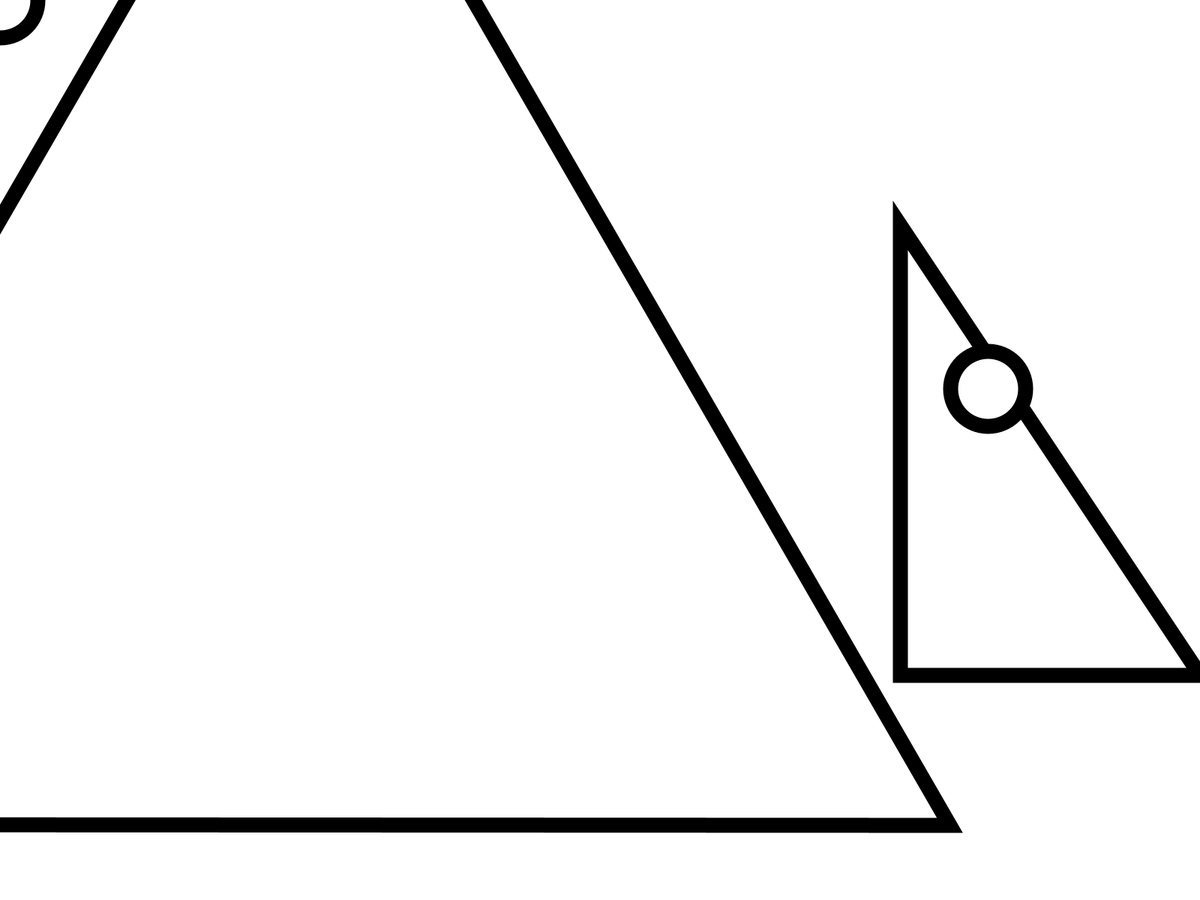
Frame 1 (no input)
Frame 60 (the mouse pressed at the canvas centre just before this capture): identical to frame 1, image omitted
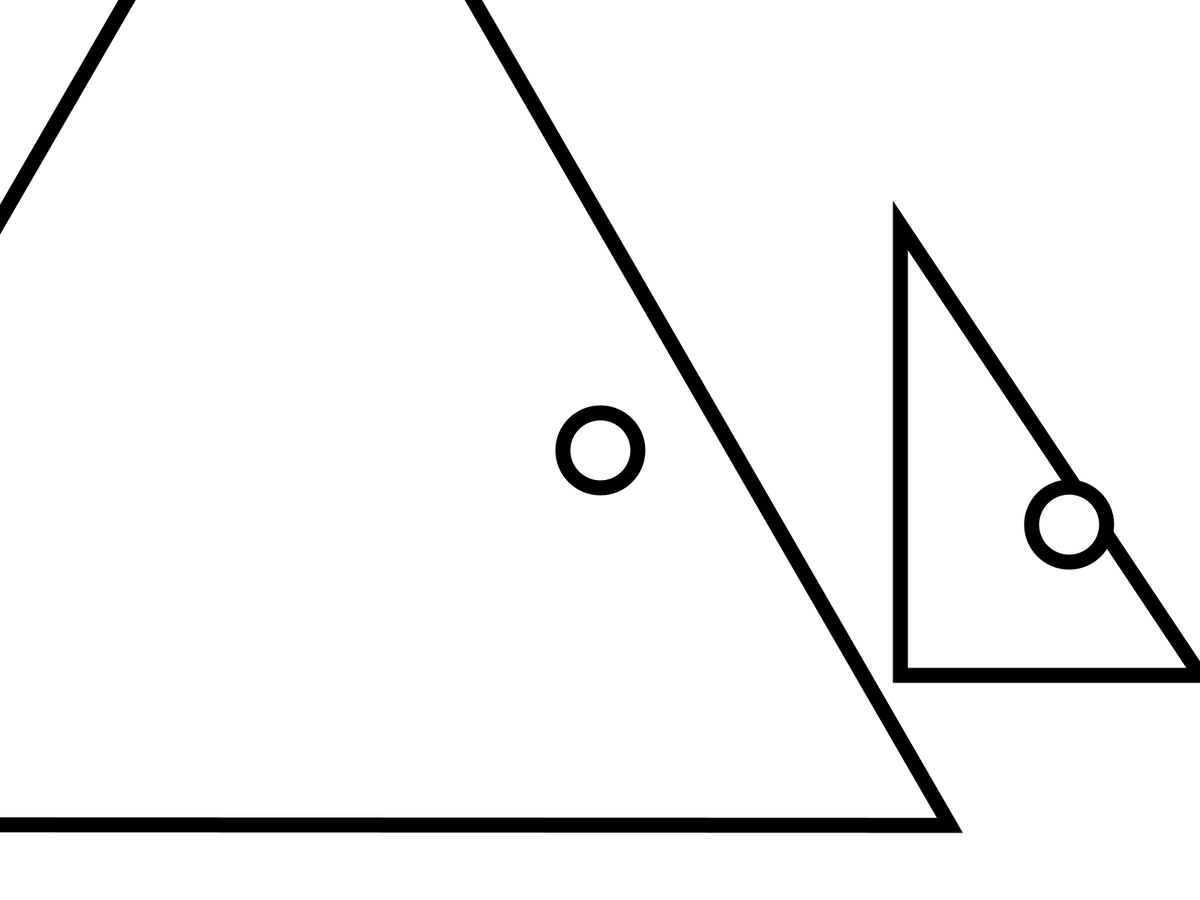
Frame 120 (the mouse held since frame 60 and released just before this capture)

The Processing sketch that drew these frames (run headless with seeded random() and noise(); from frame 60 on, the mouse is pressed at the canvas centre):

// Processing sketch: TriangleUVW
// ── TriangleUVW.pde
Triangle fromT;
Triangle toT;

void setup(){
  fullScreen();
  strokeWeight(20);
  ArrayList<PVector> vertices = polygon(-width/4, 0, 3, 1000);
  fromT = new Triangle(vertices.get(0), vertices.get(1), vertices.get(2));
  toT = new Triangle(new PVector(width/4, -height/4), new PVector(width/2, height/4), new PVector(width/4, height/4));
}

void draw(){
  background(255);
  translate(width/2, height/2);
  fromT.P = new PVector(mouseX-width/2, mouseY-height/2);
  fromT.show();
  PVector uvw = fromT.getUVW();
  toT.setUVW(uvw);
  toT.show();
}
// ── Class.pde
class Triangle{
  PVector A, B, C;
  PVector P = new PVector();;
  Triangle(PVector A, PVector B, PVector C){
    this.A = A;
    this.B = B;
    this.C = C;
  }
  
  PVector getUVW(){
    float ABCArea = getArea();
    float APBArea = new Triangle(A, P, B).getArea();
    float BPCArea = new Triangle(B, P, C).getArea();
    float CPAArea = new Triangle(C, P, A).getArea();
    float u = CPAArea/ABCArea;
    float v = APBArea/ABCArea;
    float w = BPCArea/ABCArea;
    return new PVector(u, v, w);
  }
  
  void setUVW(PVector uvw){//xyz >= uvw
    P = PVector.add(PVector.mult(A, uvw.z), PVector.mult(B, uvw.x)).add(PVector.mult(C, uvw.y));
  }
  
  float getArea(){//with Heon's formula
    float a = PVector.dist(B, C);
    float b = PVector.dist(C, A);
    float c = PVector.dist(A, B);
    float s = (a+b+c)/2;
    return sqrt(s*(s-a)*(s-b)*(s-c));
  }
  
  void show(){
    triangle(A, B, C);
    circle(P, 100);
  }
}
// ── Extends.pde
void triangle(PVector A, PVector B, PVector C){
  triangle(A.x, A.y, B.x, B.y, C.x, C.y);
}

void circle(PVector P, float r){
  ellipse(P.x, P.y, r, r);
}
// ── Method.pde
ArrayList<PVector> polygon(float x, float y, int n, float r) {
  ArrayList<PVector> result = new ArrayList<PVector>();
  for (float i = 0; i < n; i++) {
    result.add(new PVector(x+sin(i/n*TWO_PI)*r, y-cos(i/n*TWO_PI)*r));
  }
  return result;
}
